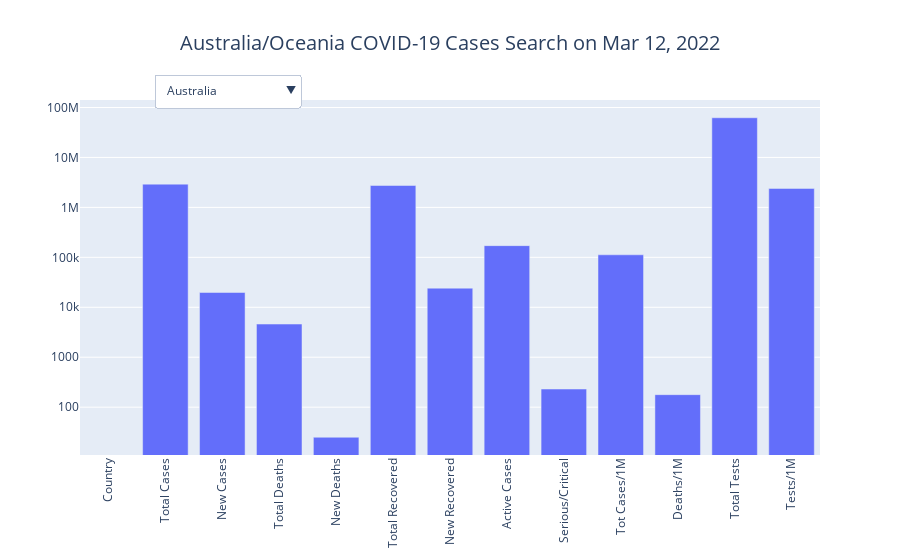
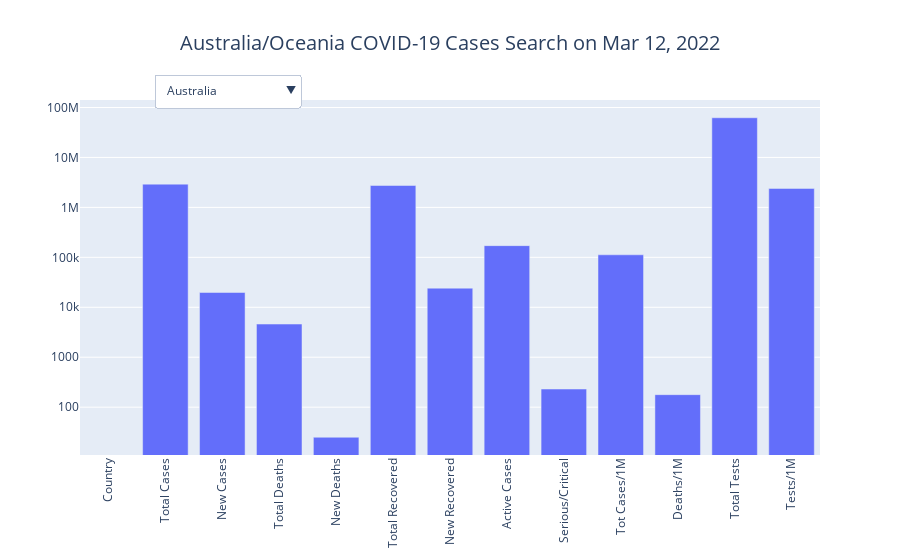

Notebook source saved alongside these figures, in order:
### Code cell
#传递列表中1到14列的所有数据到country_labels变量
country_labels = country_df.columns[1:14]
def country_visualization(continent):
    buttons_list = []
    base_list = [False for i in range(len(country_df))]
    c = 0
    for i in country_df.index:
        if country_df.loc[i]['Continent'] != continent:
            continue
        tmp_list = base_list.copy()
        tmp_list[c] = True
        c += 1
        buttons_list.append(dict(
            args = [{"visible": tmp_list}],
            label = country_df.loc[i]['Country'],method="update"
        ))
    fig = go.Figure()
    c = 0
    for i in country_df.index:
        if country_df.loc[i]['Continent'] != continent:
            continue
        fig.add_trace(go.Bar(name = country_df.loc[i]['Country'], x=country_labels, y=country_df.loc[i][1:14], visible = False 
                             if c != 0 
                             else 
                             True)
                     )
        c += 1
        fig.update_layout(
            updatemenus = [
                dict(
                    buttons=buttons_list,
                    direction="down",
                    pad={"r": 10, "t": 10},
                    showactive=True,
                    x=0.1,
                    xanchor="left",
                    y=1.1,
                    yanchor="top"
                ),
            ] 
        ) 
    fig.update_layout(title={'text': '%s COVID-19 Cases Search on %s' % (continent, yesterday_str), 
                             'x': 0.5,'xanchor': 'center', 'font': {'size': 20}}, yaxis_type="log", xaxis_tickangle=-90)
    fig.show()
    
country_visualization('Australia/Oceania')
country_visualization('Australia/Oceania')

gc.collect()

### Figure 1 — Plotly figure (JSON) as saved in the notebook; plotly's stock layout.template omitted (floating-point values rounded to 4 significant figures; data arrays with more than 128 entries replaced by an {"elided": "..."} marker saying what was removed)
{"data": [{"name": "Australia", "type": "bar", "visible": true, "x": ["Country", "Total Cases", "New Cases", "Total Deaths", "New Deaths", "Total Recovered", "New Recovered", "Active Cases", "Serious/Critical", "Tot Cases/1M", "Deaths/1M", "Total Tests", "Tests/1M"], "y": ["Australia", 2921698, 19779, 4618, 25, 2745617, 24166, 171463, 231, 112464, 178, 62347100, 2399906]}, {"name": "Fiji", "type": "bar", "visible": false, "x": ["Country", "Total Cases", "New Cases", "Total Deaths", "New Deaths", "Total Recovered", "New Recovered", "Active Cases", "Serious/Critical", "Tot Cases/1M", "Deaths/1M", "Total Tests", "Tests/1M"], "y": ["Fiji", 63509, 33, 820, 1, 61685, 92, 1004, -1, 70024, 904, 494533, 545261]}, {"name": "French Polynesia", "type": "bar", "visible": false, "x": ["Country", "Total Cases", "New Cases", "Total Deaths", "New Deaths", "Total Recovered", "New Recovered", "Active Cases", "Serious/Critical", "Tot Cases/1M", "Deaths/1M", "Total Tests", "Tests/1M"], "y": ["French Polynesia", 56658, 2805, 637, -1, 0, 0, 0, 7, 199825, 2247, -1, -1]}, {"name": "Papua New Guinea", "type": "bar", "visible": false, "x": ["Country", "Total Cases", "New Cases", "Total Deaths", "New Deaths", "Total Recovered", "New Recovered", "Active Cases", "Serious/Critical", "Tot Cases/1M", "Deaths/1M", "Total Tests", "Tests/1M"], "y": ["Papua New Guinea", 38671, 190, 610, -1, 36743, 262, 1318, 7, 4194, 66, 249149, 27019]}, {"name": "New Caledonia", "type": "bar", "visible": false, "x": ["Country", "Total Cases", "New Cases", "Total Deaths", "New Deaths", "Total Recovered", "New Recovered", "Active Cases", "Serious/Critical", "Tot Cases/1M", "Deaths/1M", "Total Tests", "Tests/1M"], "y": ["New Caledonia", 38386, 3343, 284, -1, 25052, 3779, 13050, 49, 132392, 980, 98964, 341322]}, {"name": "New Zealand", "type": "bar", "visible": false, "x": ["Country", "Total Cases", "New Cases", "Total Deaths", "New Deaths", "Total Recovered", "New Recovered", "Active Cases", "Serious/Critical", "Tot Cases/1M", "Deaths/1M", "Total Tests", "Tests/1M"], "y": ["New Zealand", 21573, 968, 53, -1, 15864, 199, 5656, -1, 4313, 11, 6313689, 1262208]}, {"name": "Solomon Islands", "type": "bar", "visible": false, "x": ["Country", "Total Cases", "New Cases", "Total Deaths", "New Deaths", "Total Recovered", "New Recovered", "Active Cases", "Serious/Critical", "Tot Cases/1M", "Deaths/1M", "Total Tests", "Tests/1M"], "y": ["Solomon Islands", 4827, 338, 61, 3, 1107, 7, 3659, 12, 6759, 85, 5117, 7165]}, {"name": "Palau", "type": "bar", "visible": false, "x": ["Country", "Total Cases", "New Cases", "Total Deaths", "New Deaths", "Total Recovered", "New Recovered", "Active Cases", "Serious/Critical", "Tot Cases/1M", "Deaths/1M", "Total Tests", "Tests/1M"], "y": ["Palau", 3256, 123, 4, 3, 2178, 421, 1074, 15, 178568, 219, 29555, 1620873]}, {"name": "Kiribati", "type": "bar", "visible": false, "x": ["Country", "Total Cases", "New Cases", "Total Deaths", "New Deaths", "Total Recovered", "New Recovered", "Active Cases", "Serious/Critical", "Tot Cases/1M", "Deaths/1M", "Total Tests", "Tests/1M"], "y": ["Kiribati", 2582, 34, 3, -1, 407, 93, 2172, -1, 21092, 25, -1, -1]}, {"name": "Wallis and Futuna", "type": "bar", "visible": false, "x": ["Country", "Total Cases", "New Cases", "Total Deaths", "New Deaths", "Total Recovered", "New Recovered", "Active Cases", "Serious/Critical", "Tot Cases/1M", "Deaths/1M", "Total Tests", "Tests/1M"], "y": ["Wallis and Futuna", 454, -1, 7, -1, 438, -1, 9, -1, 41575, 641, 20508, 1878022]}, {"name": "Tonga", "type": "bar", "visible": false, "x": ["Country", "Total Cases", "New Cases", "Total Deaths", "New Deaths", "Total Recovered", "New Recovered", "Active Cases", "Serious/Critical", "Tot Cases/1M", "Deaths/1M", "Total Tests", "Tests/1M"], "y": ["Tonga", 141, 31, -1, -1, 2, -1, 139, -1, 1310, -1, -1, -1]}, {"name": "Samoa", "type": "bar", "visible": false, "x": ["Country", "Total Cases", "New Cases", "Total Deaths", "New Deaths", "Total Recovered", "New Recovered", "Active Cases", "Serious/Critical", "Tot Cases/1M", "Deaths/1M", "Total Tests", "Tests/1M"], "y": ["Samoa", 33, -1, -1, -1, 3, -1, 30, -1, 165, -1, -1, -1]}], "layout": {"title": {"font": {"size": 20}, "text": "Australia/Oceania COVID-19 Cases Search on Mar 12, 2022", "x": 0.5, "xanchor": "center"}, "updatemenus": [{"buttons": [{"args": [{"visible": {"elided": "216 bool values"}}], "label": "Australia", "method": "update"}, {"args": [{"visible": {"elided": "216 bool values"}}], "label": "Fiji", "method": "update"}, {"args": [{"visible": {"elided": "216 bool values"}}], "label": "French Polynesia", "method": "update"}, {"args": [{"visible": {"elided": "216 bool values"}}], "label": "Papua New Guinea", "method": "update"}, {"args": [{"visible": {"elided": "216 bool values"}}], "label": "New Caledonia", "method": "update"}, {"args": [{"visible": {"elided": "216 bool values"}}], "label": "New Zealand", "method": "update"}, {"args": [{"visible": {"elided": "216 bool values"}}], "label": "Solomon Islands", "method": "update"}, {"args": [{"visible": {"elided": "216 bool values"}}], "label": "Palau", "method": "update"}, {"args": [{"visible": {"elided": "216 bool values"}}], "label": "Kiribati", "method": "update"}, {"args": [{"visible": {"elided": "216 bool values"}}], "label": "Wallis and Futuna", "method": "update"}, {"args": [{"visible": {"elided": "216 bool values"}}], "label": "Tonga", "method": "update"}, {"args": [{"visible": {"elided": "216 bool values"}}], "label": "Samoa", "method": "update"}], "direction": "down", "pad": {"r": 10, "t": 10}, "showactive": true, "x": 0.1, "xanchor": "left", "y": 1.1, "yanchor": "top"}], "xaxis": {"tickangle": -90}, "yaxis": {"type": "log"}}}

### Figure 2 — Plotly figure (JSON) as saved in the notebook; plotly's stock layout.template omitted (floating-point values rounded to 4 significant figures; data arrays with more than 128 entries replaced by an {"elided": "..."} marker saying what was removed)
{"data": [{"name": "Australia", "type": "bar", "visible": true, "x": ["Country", "Total Cases", "New Cases", "Total Deaths", "New Deaths", "Total Recovered", "New Recovered", "Active Cases", "Serious/Critical", "Tot Cases/1M", "Deaths/1M", "Total Tests", "Tests/1M"], "y": ["Australia", 2921698, 19779, 4618, 25, 2745617, 24166, 171463, 231, 112464, 178, 62347100, 2399906]}, {"name": "Fiji", "type": "bar", "visible": false, "x": ["Country", "Total Cases", "New Cases", "Total Deaths", "New Deaths", "Total Recovered", "New Recovered", "Active Cases", "Serious/Critical", "Tot Cases/1M", "Deaths/1M", "Total Tests", "Tests/1M"], "y": ["Fiji", 63509, 33, 820, 1, 61685, 92, 1004, -1, 70024, 904, 494533, 545261]}, {"name": "French Polynesia", "type": "bar", "visible": false, "x": ["Country", "Total Cases", "New Cases", "Total Deaths", "New Deaths", "Total Recovered", "New Recovered", "Active Cases", "Serious/Critical", "Tot Cases/1M", "Deaths/1M", "Total Tests", "Tests/1M"], "y": ["French Polynesia", 56658, 2805, 637, -1, 0, 0, 0, 7, 199825, 2247, -1, -1]}, {"name": "Papua New Guinea", "type": "bar", "visible": false, "x": ["Country", "Total Cases", "New Cases", "Total Deaths", "New Deaths", "Total Recovered", "New Recovered", "Active Cases", "Serious/Critical", "Tot Cases/1M", "Deaths/1M", "Total Tests", "Tests/1M"], "y": ["Papua New Guinea", 38671, 190, 610, -1, 36743, 262, 1318, 7, 4194, 66, 249149, 27019]}, {"name": "New Caledonia", "type": "bar", "visible": false, "x": ["Country", "Total Cases", "New Cases", "Total Deaths", "New Deaths", "Total Recovered", "New Recovered", "Active Cases", "Serious/Critical", "Tot Cases/1M", "Deaths/1M", "Total Tests", "Tests/1M"], "y": ["New Caledonia", 38386, 3343, 284, -1, 25052, 3779, 13050, 49, 132392, 980, 98964, 341322]}, {"name": "New Zealand", "type": "bar", "visible": false, "x": ["Country", "Total Cases", "New Cases", "Total Deaths", "New Deaths", "Total Recovered", "New Recovered", "Active Cases", "Serious/Critical", "Tot Cases/1M", "Deaths/1M", "Total Tests", "Tests/1M"], "y": ["New Zealand", 21573, 968, 53, -1, 15864, 199, 5656, -1, 4313, 11, 6313689, 1262208]}, {"name": "Solomon Islands", "type": "bar", "visible": false, "x": ["Country", "Total Cases", "New Cases", "Total Deaths", "New Deaths", "Total Recovered", "New Recovered", "Active Cases", "Serious/Critical", "Tot Cases/1M", "Deaths/1M", "Total Tests", "Tests/1M"], "y": ["Solomon Islands", 4827, 338, 61, 3, 1107, 7, 3659, 12, 6759, 85, 5117, 7165]}, {"name": "Palau", "type": "bar", "visible": false, "x": ["Country", "Total Cases", "New Cases", "Total Deaths", "New Deaths", "Total Recovered", "New Recovered", "Active Cases", "Serious/Critical", "Tot Cases/1M", "Deaths/1M", "Total Tests", "Tests/1M"], "y": ["Palau", 3256, 123, 4, 3, 2178, 421, 1074, 15, 178568, 219, 29555, 1620873]}, {"name": "Kiribati", "type": "bar", "visible": false, "x": ["Country", "Total Cases", "New Cases", "Total Deaths", "New Deaths", "Total Recovered", "New Recovered", "Active Cases", "Serious/Critical", "Tot Cases/1M", "Deaths/1M", "Total Tests", "Tests/1M"], "y": ["Kiribati", 2582, 34, 3, -1, 407, 93, 2172, -1, 21092, 25, -1, -1]}, {"name": "Wallis and Futuna", "type": "bar", "visible": false, "x": ["Country", "Total Cases", "New Cases", "Total Deaths", "New Deaths", "Total Recovered", "New Recovered", "Active Cases", "Serious/Critical", "Tot Cases/1M", "Deaths/1M", "Total Tests", "Tests/1M"], "y": ["Wallis and Futuna", 454, -1, 7, -1, 438, -1, 9, -1, 41575, 641, 20508, 1878022]}, {"name": "Tonga", "type": "bar", "visible": false, "x": ["Country", "Total Cases", "New Cases", "Total Deaths", "New Deaths", "Total Recovered", "New Recovered", "Active Cases", "Serious/Critical", "Tot Cases/1M", "Deaths/1M", "Total Tests", "Tests/1M"], "y": ["Tonga", 141, 31, -1, -1, 2, -1, 139, -1, 1310, -1, -1, -1]}, {"name": "Samoa", "type": "bar", "visible": false, "x": ["Country", "Total Cases", "New Cases", "Total Deaths", "New Deaths", "Total Recovered", "New Recovered", "Active Cases", "Serious/Critical", "Tot Cases/1M", "Deaths/1M", "Total Tests", "Tests/1M"], "y": ["Samoa", 33, -1, -1, -1, 3, -1, 30, -1, 165, -1, -1, -1]}], "layout": {"title": {"font": {"size": 20}, "text": "Australia/Oceania COVID-19 Cases Search on Mar 12, 2022", "x": 0.5, "xanchor": "center"}, "updatemenus": [{"buttons": [{"args": [{"visible": {"elided": "216 bool values"}}], "label": "Australia", "method": "update"}, {"args": [{"visible": {"elided": "216 bool values"}}], "label": "Fiji", "method": "update"}, {"args": [{"visible": {"elided": "216 bool values"}}], "label": "French Polynesia", "method": "update"}, {"args": [{"visible": {"elided": "216 bool values"}}], "label": "Papua New Guinea", "method": "update"}, {"args": [{"visible": {"elided": "216 bool values"}}], "label": "New Caledonia", "method": "update"}, {"args": [{"visible": {"elided": "216 bool values"}}], "label": "New Zealand", "method": "update"}, {"args": [{"visible": {"elided": "216 bool values"}}], "label": "Solomon Islands", "method": "update"}, {"args": [{"visible": {"elided": "216 bool values"}}], "label": "Palau", "method": "update"}, {"args": [{"visible": {"elided": "216 bool values"}}], "label": "Kiribati", "method": "update"}, {"args": [{"visible": {"elided": "216 bool values"}}], "label": "Wallis and Futuna", "method": "update"}, {"args": [{"visible": {"elided": "216 bool values"}}], "label": "Tonga", "method": "update"}, {"args": [{"visible": {"elided": "216 bool values"}}], "label": "Samoa", "method": "update"}], "direction": "down", "pad": {"r": 10, "t": 10}, "showactive": true, "x": 0.1, "xanchor": "left", "y": 1.1, "yanchor": "top"}], "xaxis": {"tickangle": -90}, "yaxis": {"type": "log"}}}
